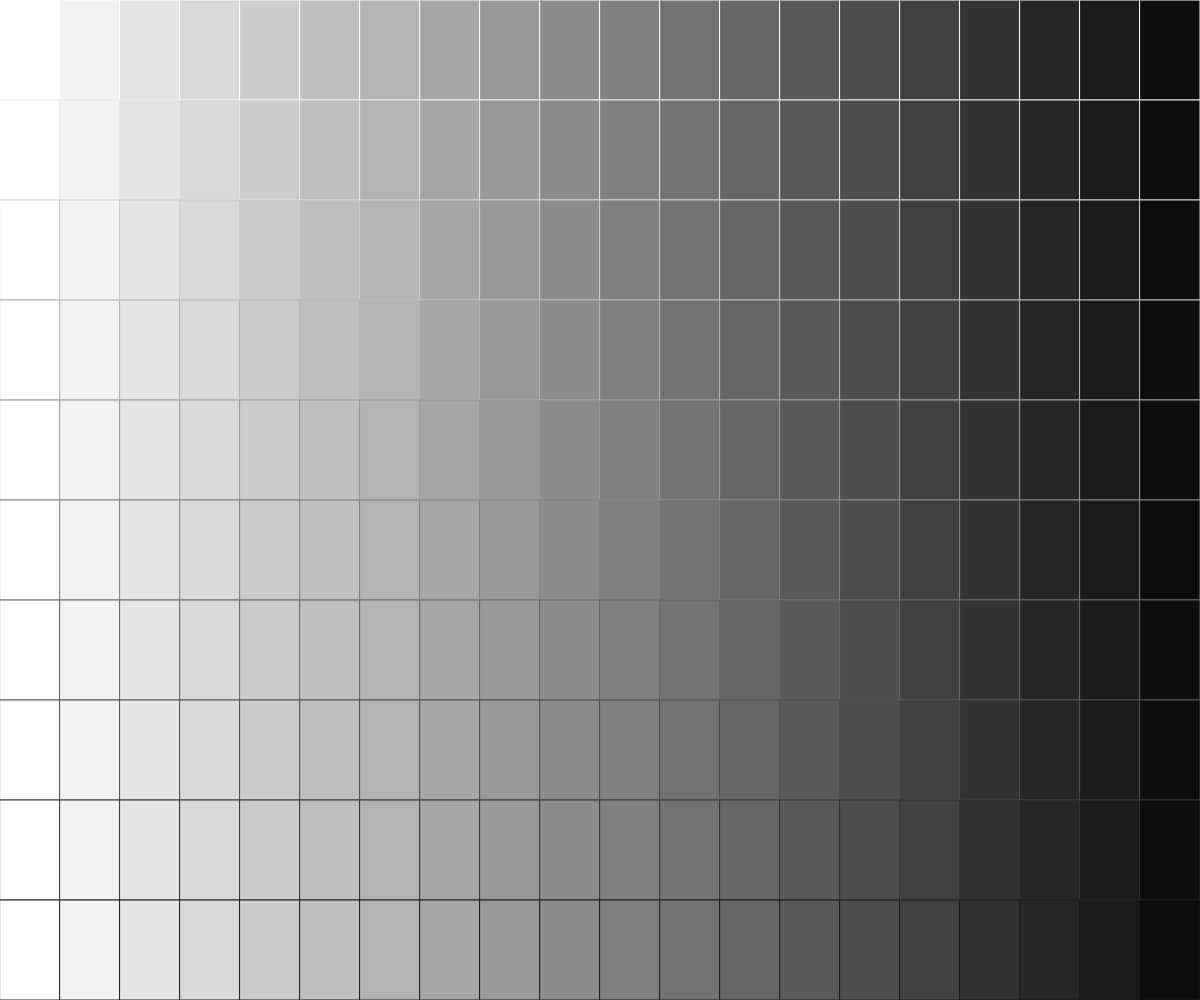
Frame 1 (no input)
Frame 60 (no input): identical to frame 1, image omitted
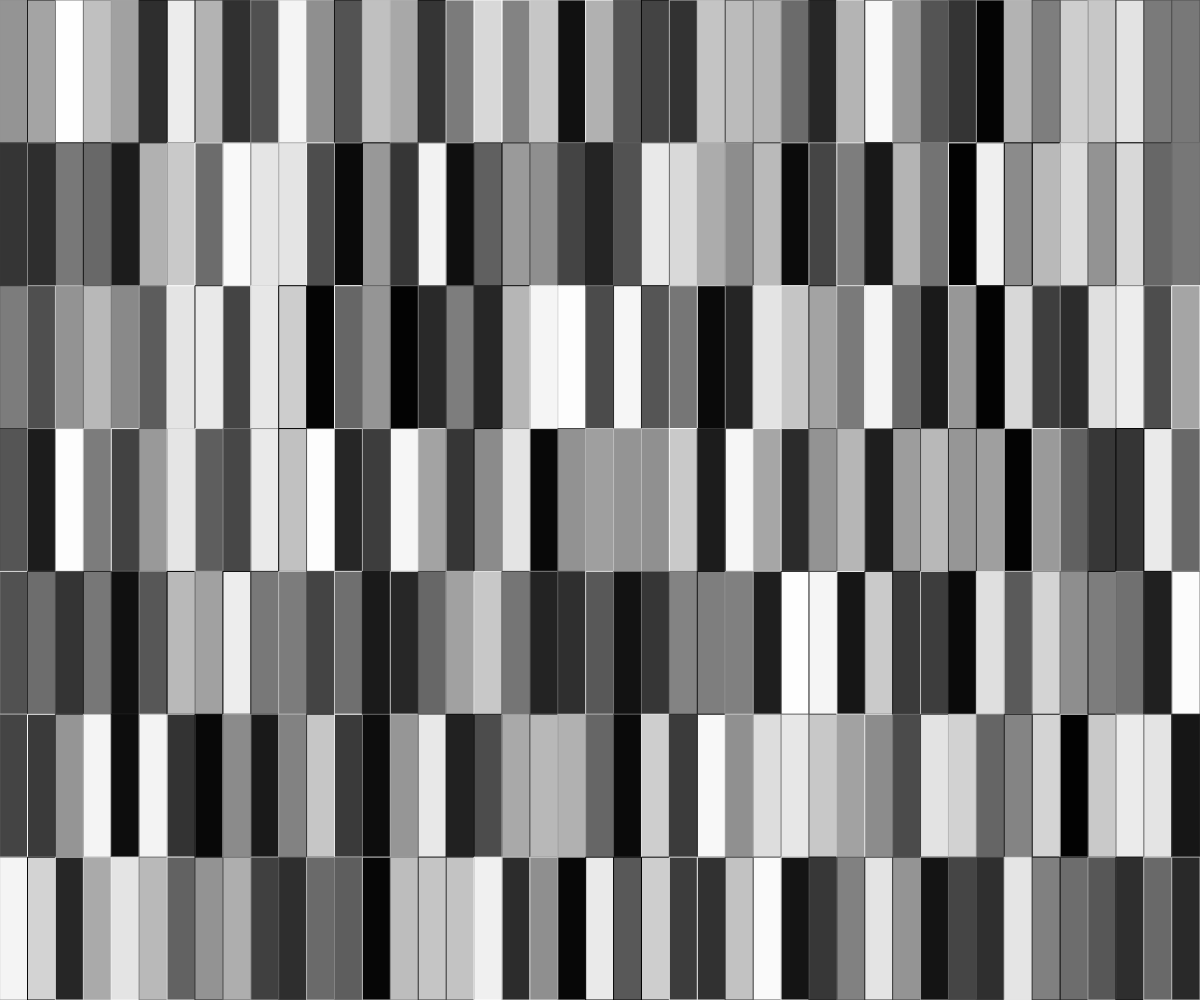
Frame 120 (the mouse pressed at the canvas centre since frame 60)

The p5.js sketch that drew these frames (run headless with seeded random() and noise() and a simulated clock; from frame 60 on, the mouse is pressed at the canvas centre):

// p5.js sketch
// ── sketch.js
/* j.stephens 2016_07
p5.js tutorials with shiffman
2D arrays

*/
var INNER_WIDTH = window.innerWidth;
var INNER_HEIGHT = window.innerHeight;
var dirIsForward = true;
var colorCase    = 2;

var cols = 20;
var rows = 10;

function setup(){
  createCanvas(INNER_WIDTH,INNER_HEIGHT);
}

function draw(){
  background(51);
  
  for (var i = 0; i< cols;i++){
    for (var j = 0; j< rows;j++){
      var x = i * (INNER_WIDTH/cols);
      var y = j * (INNER_HEIGHT/rows);
      switch(colorCase){
        case 0: 
          stroke((j/rows)*255);
          fill(255-(i/cols)*255);
          break;
        case 1: 
          stroke(255-(j/rows)*255);
          fill((i/cols)*255);
          break;
        case 2: 
          stroke(255-(j/rows)*255);
          fill(255-(i/cols)*255);
          break;
        case 3: 
          stroke((j/rows)*255);
          fill((i/cols)*255);
          break;
        case 4: 
          stroke(random(255));
          fill(random(255));
          break;
      
        default:
        stroke(random(255));
        fill(random(255));
      }
      rect(x,y,INNER_WIDTH/cols, INNER_HEIGHT/rows);
  }  
}
}

function mousePressed(){
  cols  = floor(random(2,60));
  rows  = floor(random(2,30));
  colorCase = floor(random(10));
  /*
  for (var i = 0; i< cols;i++){
    for (var j = 0; j< rows;j++){
      var x = i * (INNER_WIDTH/cols);
      var y = j * (INNER_HEIGHT/rows);
      stroke((j/rows)*255);
      fill((i/cols)*255);
      rect(x,y,INNER_WIDTH/cols, INNER_HEIGHT/rows);
    }  
  }
  */
}
